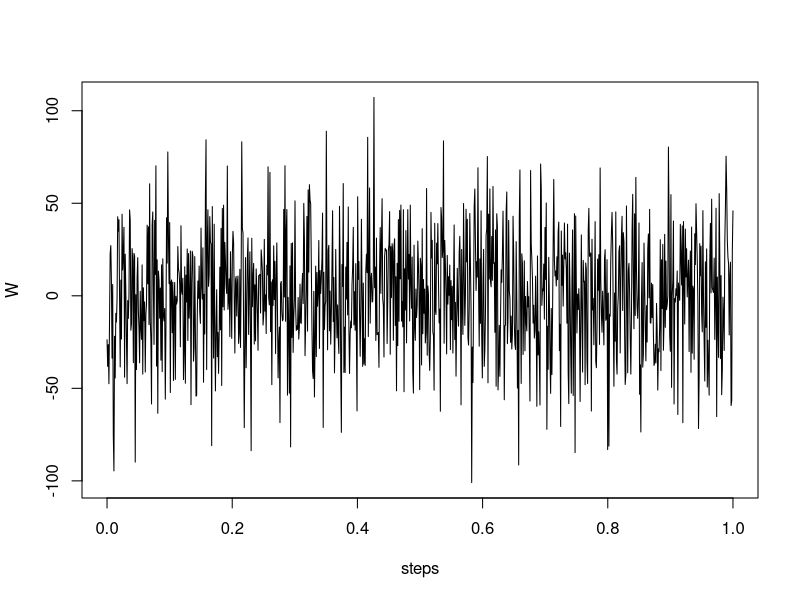

Generate this figure with R:
# dbm.R
n <- 1000
t <- 1
dt <- t/n
bm <- c(0, cumsum(rnorm(n,0,sqrt(dt))))
steps <- seq(0,t,length=n)
W <- diff(bm)/dt
plot(steps,W,type="l")
